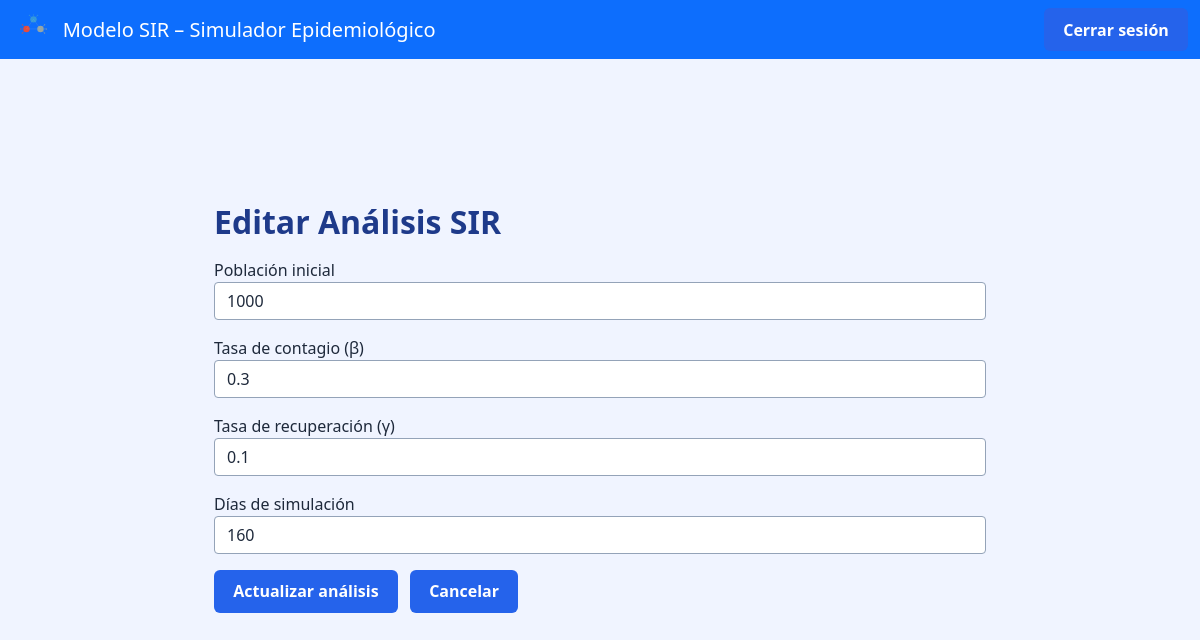
Screenshot of /analysis/7/edit (signed in) with the database file from the repository.
### tables this page shows
CREATE TABLE analysis (
    id INTEGER PRIMARY KEY AUTOINCREMENT,
    user_id INTEGER NOT NULL,
    population INTEGER NOT NULL,
    beta REAL NOT NULL,
    gamma REAL NOT NULL,
    days INTEGER NOT NULL,
    created_at TEXT NOT NULL,
    FOREIGN KEY (user_id) REFERENCES users(id)
);

### app/routes.py (the view, shortened to what this page needs)
@app.route("/analysis/<int:analysis_id>/edit", methods=["GET", "POST"])
@login_required
def edit_analysis(analysis_id):
    form = EditAnalysisForm()
    conn = get_db_connection()
    analysis = conn.execute("""
        SELECT *
        FROM analysis
        WHERE id = ? AND user_id = ?
    """, (analysis_id, session["user_id"])).fetchone()
    if analysis is None:
        conn.close()
        return redirect(url_for("history"))
    if request.method == "GET":
        form.population.data = analysis["population"]
        form.beta.data = analysis["beta"]
        form.gamma.data = analysis["gamma"]
        form.days.data = analysis["days"]
    conn.close()
    return render_template("edit_analysis.html", form=form, analysis_id=analysis_id)

### app/forms.py
class EditAnalysisForm(FlaskForm):
    population = IntegerField("Población inicial", validators=[DataRequired(), NumberRange(min=1)])
    beta = FloatField("Tasa de contagio (β)", validators=[DataRequired(), NumberRange(min=0)])
    gamma = FloatField("Tasa de recuperación (γ)", validators=[DataRequired(), NumberRange(min=0)])
    days = IntegerField("Días de simulación", validators=[DataRequired(), NumberRange(min=1)])
    submit = SubmitField("Actualizar análisis")

### app/routes.py (called while the page is built)
def get_db_connection():
    conn = sqlite3.connect("sir.db")
    conn.row_factory = sqlite3.Row
    return conn

def login_required(f):
    @wraps(f)
    def decorated_function(*args, **kwargs):
        if "user_id" not in session:
            return redirect(url_for("login"))
        return f(*args, **kwargs)
    return decorated_function

@app.after_request
def after_request(response):
    response.headers["Cache-Control"] = "no-cache, no-store, must-revalidate"
    response.headers["Expires"] = "0"
    response.headers["Pragma"] = "no-cache"
    return response

### app/templates/edit_analysis.html (shortened to what this page needs)
{% extends "layout.html" %}
{% block content %}
<div class="container mt-4">
    <h2>Editar Análisis SIR</h2>
    <form method="post">
        <div class="mb-3">
            {{ form.population.label }}
            {{ form.population(class="form-control") }}
        </div>
        <div class="mb-3">
            {{ form.beta.label }}
            {{ form.beta(class="form-control") }}
        </div>
        <div class="mb-3">
            {{ form.gamma.label }}
            {{ form.gamma(class="form-control") }}
        </div>
        <div class="mb-3">
            {{ form.days.label }}
            {{ form.days(class="form-control") }}
        </div>
        {{ form.submit(class="btn btn-primary") }}
        <a href="{{ url_for('history') }}"
           class="btn btn-secondary ms-2">
            Cancelar
        </a>
    </form>
</div>
{% endblock %}

### app/static/css/theme_sir.css (style rules this page uses)
body { background-color: #f0f4ff; color: #1e293b; font-family: 'Segoe UI', sans-serif; margin: 0; padding: 0; }
h1, h2, h3 { color: #1e3a8a; font-weight: 600; }
h2 { margin-top: 1em; margin-bottom: 0.5em; }
.container { max-width: 900px; margin: auto; padding: 2em; }
.form-control { background-color: #ffffff; color: #1e293b; border: 1px solid #94a3b8; border-radius: 4px; }
.btn { background-color: #2563eb; color: #ffffff; border: none; padding: 0.6em 1.2em; border-radius: 6px; font-weight: 600; }
a { color: #1d4ed8; }

### rows the page displays
analysis: population "1000", beta "0.3", gamma "0.1", days "160"
